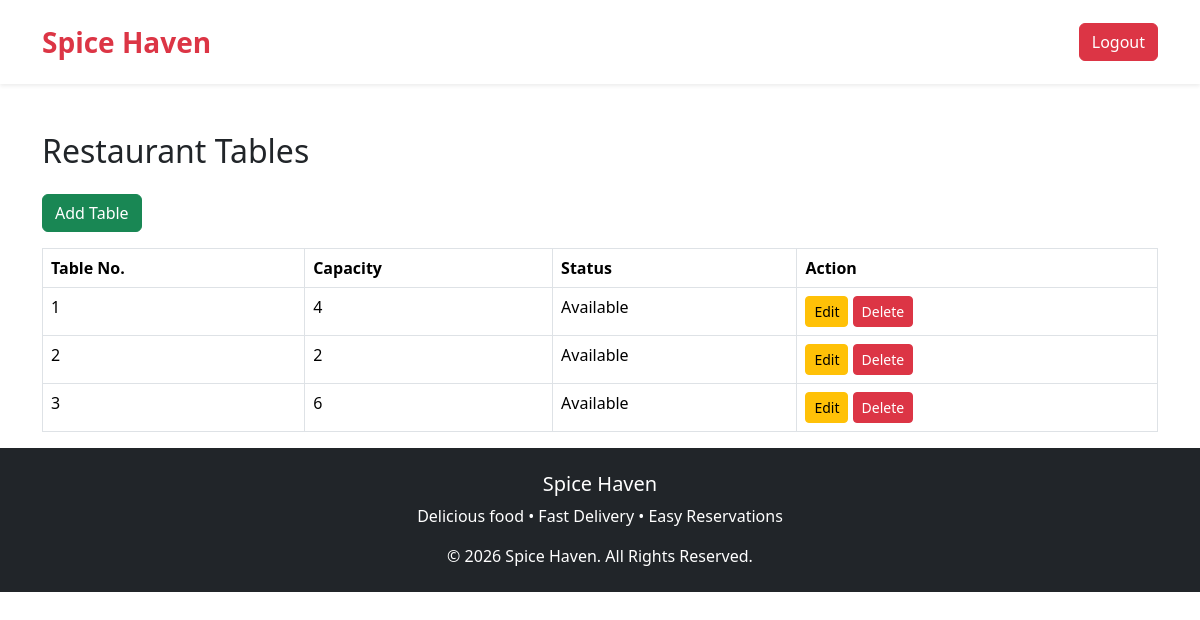
/admin/manage_tables.php (signed in), run on the app's committed database.
### tables this page shows
CREATE TABLE `tables` (
  `id` int(11) NOT NULL,
  `table_number` int(11) NOT NULL,
  `capacity` int(11) NOT NULL,
  `status` varchar(20) DEFAULT 'Available'
);

### admin/manage_tables.php (the view, shortened to what this page needs)
<?php
include("../includes/db.php");
include("../includes/navbar.php");
$result = mysqli_query($conn,"SELECT * FROM tables ORDER BY table_number");
?>
<!DOCTYPE html>
<html>
<head>
<link href="https://cdn.jsdelivr.net/npm/bootstrap@5.3.3/dist/css/bootstrap.min.css" rel="stylesheet">
</head>
<body>
<div class="container mt-5">
<h2 class="mb-4">Restaurant Tables</h2>
<a href="add_table.php" class="btn btn-success mb-3">
Add Table
</a>
<table class="table table-bordered">
<tr>
<th>Table No.</th>
<th>Capacity</th>
<th>Status</th>
<th>Action</th>
</tr>
<?php while($row=mysqli_fetch_assoc($result)){ ?>
<tr>
<td><?php echo $row['table_number']; ?></td>
<td><?php echo $row['capacity']; ?></td>
<td><?php echo $row['status']; ?></td>
<td>
<a href="edit_table.php?id=<?php echo $row['id']; ?>" class="btn btn-warning btn-sm">
Edit
</a>
<a href="delete_table.php?id=<?php echo $row['id']; ?>" class="btn btn-danger btn-sm"
onclick="return confirm('Delete this table?')">
Delete
</a>
</td>
</tr>
<?php } ?>
</table>
</div>
<?php include("../includes/footer.php"); ?>
</body>
</html>

### data on the page
tables: table_number "1", capacity "4", status "Available"
tables: table_number "2", capacity "2", status "Available"
tables: table_number "3", capacity "6", status "Available"
